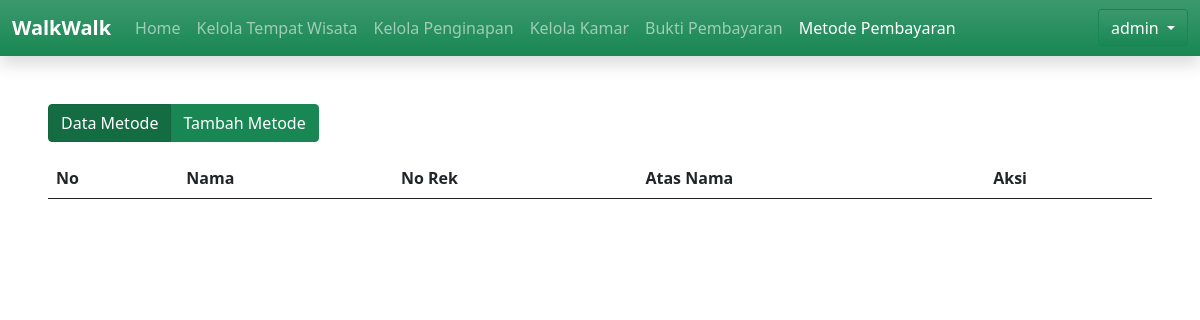
The app's page /app?page=kelola-metode-pembayaran&a1=data-metode (signed in), older data.
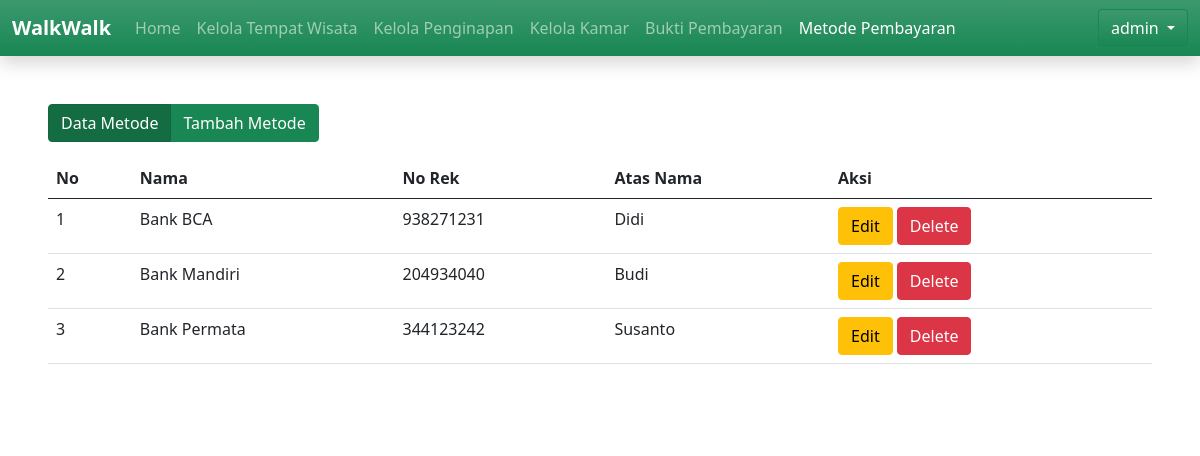
The same page, newer data.
### tables this page shows
CREATE TABLE IF NOT EXISTS `metode_pembayaran` (
  `id` int(11) NOT NULL AUTO_INCREMENT,
  `nama` varchar(255) NOT NULL DEFAULT '0',
  `no_rek` varchar(255) NOT NULL DEFAULT '0',
  `atas_nama` varchar(255) DEFAULT NULL,
  PRIMARY KEY (`id`)
);

### functions.php (called while the page is built, shortened)
<?php
function isLoggedIn()
{
    if (isset($_SESSION["id"]) && isset($_SESSION["role"])) return true;
    return false;
}
        ?>

### classes.php (called while the page is built, shortened)
<?php
class QueryPrepare
{
    public $conn;
    function __construct(mysqli $conn)
    {
        $this->conn = $conn;
    }
    function prepare($query,$type,...$params)
    {
        $stmt = $this->conn->prepare($query);
        $stmt->bind_param($type,...$params);
        return $stmt;
    }
}
class Admin extends QueryPrepare
{
    function syncAssoc($data)
    {
        $this->username = $data["username"];
    }
    function getDataByID($id)
    {
        $q = $this->prepare(
            "SELECT * FROM admin WHERE id = ?",
            "i",
            $id
        );
        $q->execute();
        $res = $q->get_result();
        $data = $res->fetch_assoc();
        return $data;
    }
}
class MetodePembayaran extends QueryPrepare
{
    function getAll()
    {
        $data = $this->conn->query("SELECT * FROM metode_pembayaran");
        $r = [];
        foreach ($data as $d)
        {
            $dd = new MetodePembayaran($this->conn);
            $dd->id = $d["id"];
            $dd->nama = $d["nama"];
            $dd->atas_nama = $d["atas_nama"];
            $dd->no_rek = $d["no_rek"];
            array_push($r,$dd);
        }
        return $r;
    }
}

### admin/page/kelola-metode-pembayaran/data-metode.php (the view, shortened to what this page needs)
<div class="bg-white p-5">
    <div class="btn-group mb-3">
        <a href="?page=kelola-metode-pembayaran&a1=data-metode" class="btn btn-success active">Data Metode</a>
        <a href="?page=kelola-metode-pembayaran&a1=tambah-metode" class="btn btn-success">Tambah Metode</a>
    </div>
    <div class="mb-3">
        <table class="table">
            <thead>
                <tr>
                    <th>No</th>
                    <th>Nama</th>
                    <th>No Rek</th>
                    <th>Atas Nama</th>
                    <th>Aksi</th>
                </tr>
            </thead>
            <tbody>
                <?php
                $allmetode = new MetodePembayaran($conn);
                $data = $allmetode->getAll();
                $i = 1;
                foreach ($data as $d)
                {
                    echo '
                    <tr>
                        <td>'.$i.'</td>
                        <td>'.$d->nama.'</td>
                        <td>'.$d->no_rek.'</td>
                        <td>'.$d->atas_nama.'</td>
                        <td>
                            <a class="btn btn-warning" href="?page=kelola-metode-pembayaran&a1=edit-metode&id='.$d->id.'">Edit</a>
                            <a class="btn btn-danger" href="?process=delete-metode&id='.$d->id.'">Delete</a>
                        </td>
                    </tr>';
                    $i++;
                }
                ?>
            </tbody>
        </table>
    </div>
</div>

### app.php (shortened to what this page needs)
<!DOCTYPE html>
<html>
<head>
    <link href="res/css/bootstrap.min.css" rel="stylesheet">
</head>
<body>
    <?php
    require "connection.php";
    require "classes.php";
    require "functions.php";
    $navbarSwitch = [
        "user"=>"navbar/navbar-user.php",
        "admin"=>"navbar/navbar-admin.php"
    ];
    if (isLoggedIn())
    {
        switch ($_SESSION["role"])
        {
            case "admin":
                $admin = new Admin($conn);
                $admin->getDataByID($_SESSION["id"]);
                break;
        }
        require $navbarSwitch[$_SESSION["role"]];
    }
    else
    {
        require "navbar/navbar.php";
    }
    if (isset($_GET["page"])) {
        switch ($_GET["page"]) {
            case "kelola-metode-pembayaran":
                switch ($_GET["a1"])
                {
                    case "data-metode":
                        require "admin/page/kelola-metode-pembayaran/data-metode.php";
                    break;
                }
            break;
        }
    }
    ?>
</body>
</html>

### navbar/navbar-admin.php (shortened to what this page needs)
<nav class="navbar bg-success bg-gradient navbar-expand-lg navbar-dark shadow">
    <div class="container-fluid">
        <a class="navbar-brand fw-bold" href="app?page=home">WalkWalk</a>
        <div class="collapse navbar-collapse" id="navbarSupportedContent">
            <ul class="navbar-nav me-auto mb-2 mb-lg-0">
                <li class="nav-item">
                    <a class="nav-link <?php echo $_GET["page"] == "home" ? "active":""; ?> " aria-current="page" href="?page=home">Home</a>
                </li>
                <li class="nav-item">
                    <a class="nav-link <?php echo $_GET["page"] == "kelola-wisata" ? "active":""; ?>" aria-current="page" href="?page=kelola-wisata&a1=data-wisata">Kelola Tempat Wisata</a>
                </li>
                <li class="nav-item">
                    <a class="nav-link <?php echo $_GET["page"] == "kelola-penginapan" ? "active":""; ?>" aria-current="page" href="?page=kelola-penginapan&a1=data-penginapan">Kelola Penginapan</a>
                </li>
                <li class="nav-item">
                    <a class="nav-link <?php echo $_GET["page"] == "kelola-kamar" ? "active":""; ?>" aria-current="page" href="?page=kelola-kamar&a1=data-kamar">Kelola Kamar</a>
                </li>
                <li class="nav-item">
                    <a class="nav-link <?php echo $_GET["page"] == "bukti-pembayaran" ? "active":""; ?> " aria-current="page" href="?page=bukti-pembayaran">Bukti Pembayaran</a>
                </li>
                <li class="nav-item">
                    <a class="nav-link <?php echo $_GET["page"] == "kelola-metode-pembayaran" ? "active":""; ?> " aria-current="page" href="?page=kelola-metode-pembayaran&a1=data-metode">Metode Pembayaran</a>
                </li>
            </ul>
            <form class="d-flex">
                <div class="dropdown">
                    <button class="btn btn-success bg-gradient dropdown-toggle" type="button" id="dropdownMenuButton1" data-bs-toggle="dropdown" aria-expanded="false">
                        <?php echo $admin->username;?>
                    </button>
                </div>
            </form>
        </div>
    </div>
</nav>

Row changes from the older to the newer data that the page shows:
added metode_pembayaran: nama "Bank BCA", no_rek "938271231", atas_nama "Didi"
added metode_pembayaran: nama "Bank Mandiri", no_rek "204934040", atas_nama "Budi"
added metode_pembayaran: nama "Bank Permata", no_rek "344123242", atas_nama "Susanto"
